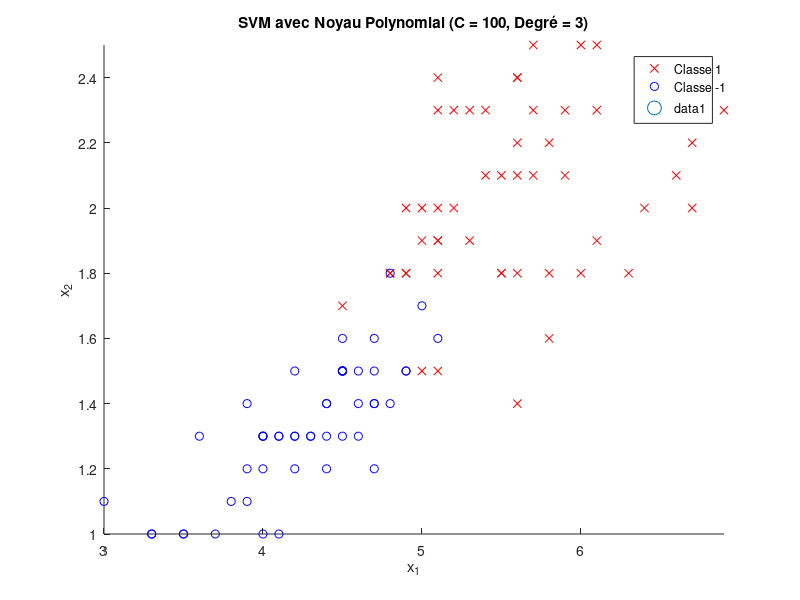

Recreate this plot in MATLAB.
%-------------------------------------------------------------------------%
% ------------------- TP3 : SVM Non Linéaire (Noyau Polynomial) --------- %
%-------------------------------------------------------------------------%

clear all; close all;

% ------------------------------------------------------------------------
% Question 1 : Chargement et préparation des données

fichieriris = load('fisheriris.mat');
data = fichieriris.meas(:, 3:4);
species = fichieriris.species;

% Suppression des individus de la classe 'setosa'
setosa_indices = strcmp(species, 'setosa');
data(setosa_indices, :) = [];
species(setosa_indices) = [];

% Attribution des classes
class_labels = ones(100, 1); 
class_labels(51:end) = -1;

% Dimensions
[N, d] = size(data);

% ------------------------------------------------------------------------
% Question 2 : Définition des paramètres et calcul du noyau polynomial

C = 100; % Régularisation
degree = 3; % Degré du noyau polynomial

% Calcul du noyau polynomial
K = (data * data' + 1).^degree;

% Matrice Q
Q = (class_labels * class_labels') .* K;

% Vecteur f
f = -ones(N, 1);

% Contraintes
lb = zeros(N, 1);
ub = C * ones(N, 1);

% ------------------------------------------------------------------------
% Question 3 : Résolution du problème dual avec quadprog

alpha = quadprog(Q, f, [], [], class_labels', 0, lb, ub);

% ------------------------------------------------------------------------
% Question 4 : Calcul de w0

support_indices = find(alpha > 1e-4);
w0 = mean(class_labels(support_indices) - sum(alpha .* class_labels .* K(:, support_indices), 1)');

% Affichage des résultats
disp('Résultats :');
disp(['w0 (biais) : ', num2str(w0)]);

% ------------------------------------------------------------------------
% Question 5 : Tracé des données et de la frontière de décision

figure;
gscatter(data(:, 1), data(:, 2), class_labels, 'rb', 'xo');
hold on;

% Calcul de la fonction de décision
x1_vals = linspace(min(data(:, 1)), max(data(:, 1)), 100);
x2_vals = linspace(min(data(:, 2)), max(data(:, 2)), 100);
[X1, X2] = meshgrid(x1_vals, x2_vals);
decision_values = zeros(size(X1));

for i = 1:size(X1, 1)
    for j = 1:size(X1, 2)
        x_test = [X1(i, j), X2(i, j)];
        K_test = (data * x_test' + 1).^degree;
        decision_values(i, j) = sum(alpha .* class_labels .* K_test) + w0;
    end
end

% Frontière de décision
contour(X1, X2, decision_values, [0 0], 'k-', 'LineWidth', 2);

% Afficher les vecteurs supports
scatter(data(support_indices, 1), data(support_indices, 2), 100, 'ks', 'LineWidth', 2);

title(['SVM avec Noyau Polynomial (C = ', num2str(C), ', Degré = ', num2str(degree), ')']);
xlabel('x_1');
ylabel('x_2');
legend({'Classe 1', 'Classe -1', 'Frontière de décision', 'Vecteurs Supports'});
hold off;
